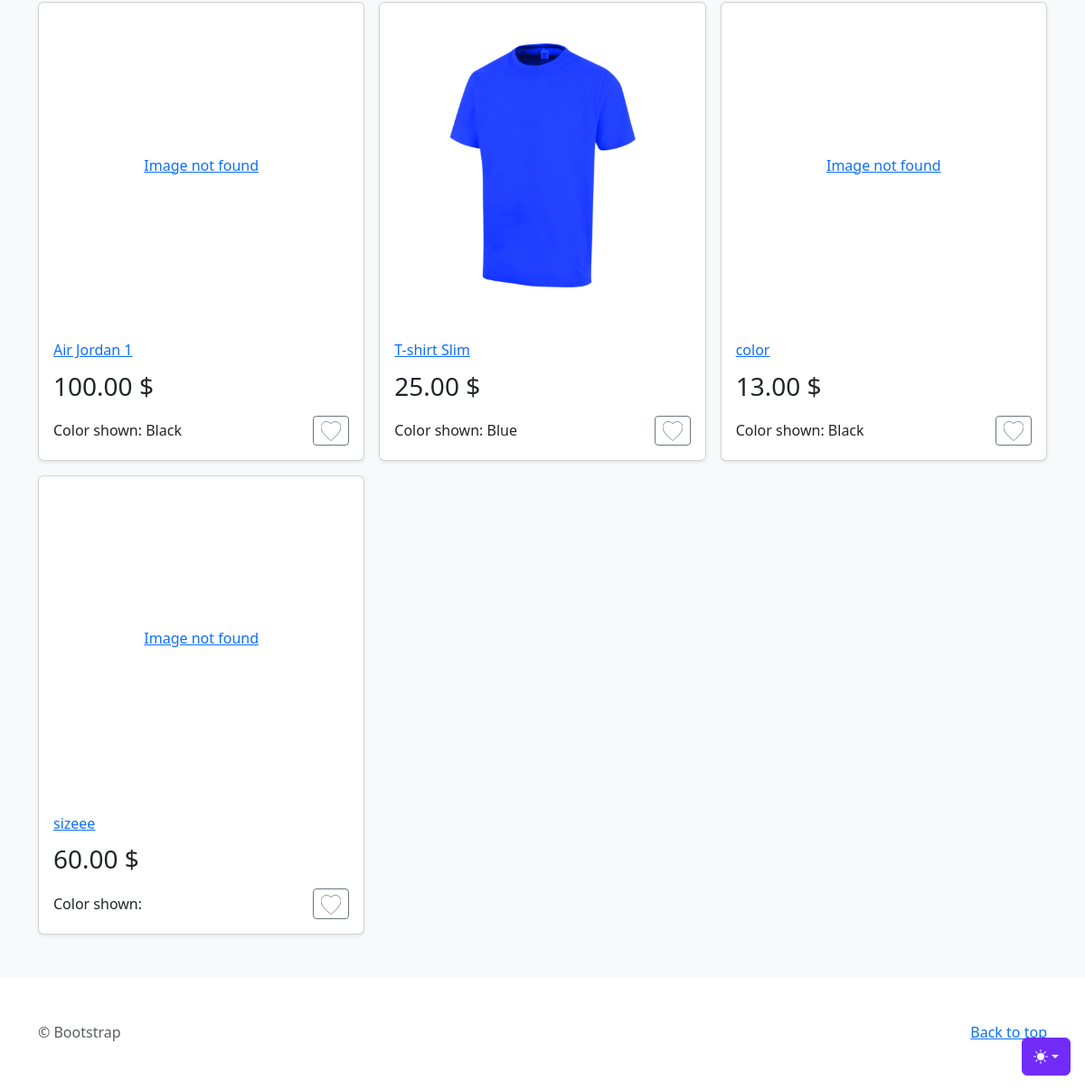
The app's page /Male (lower part), older data.
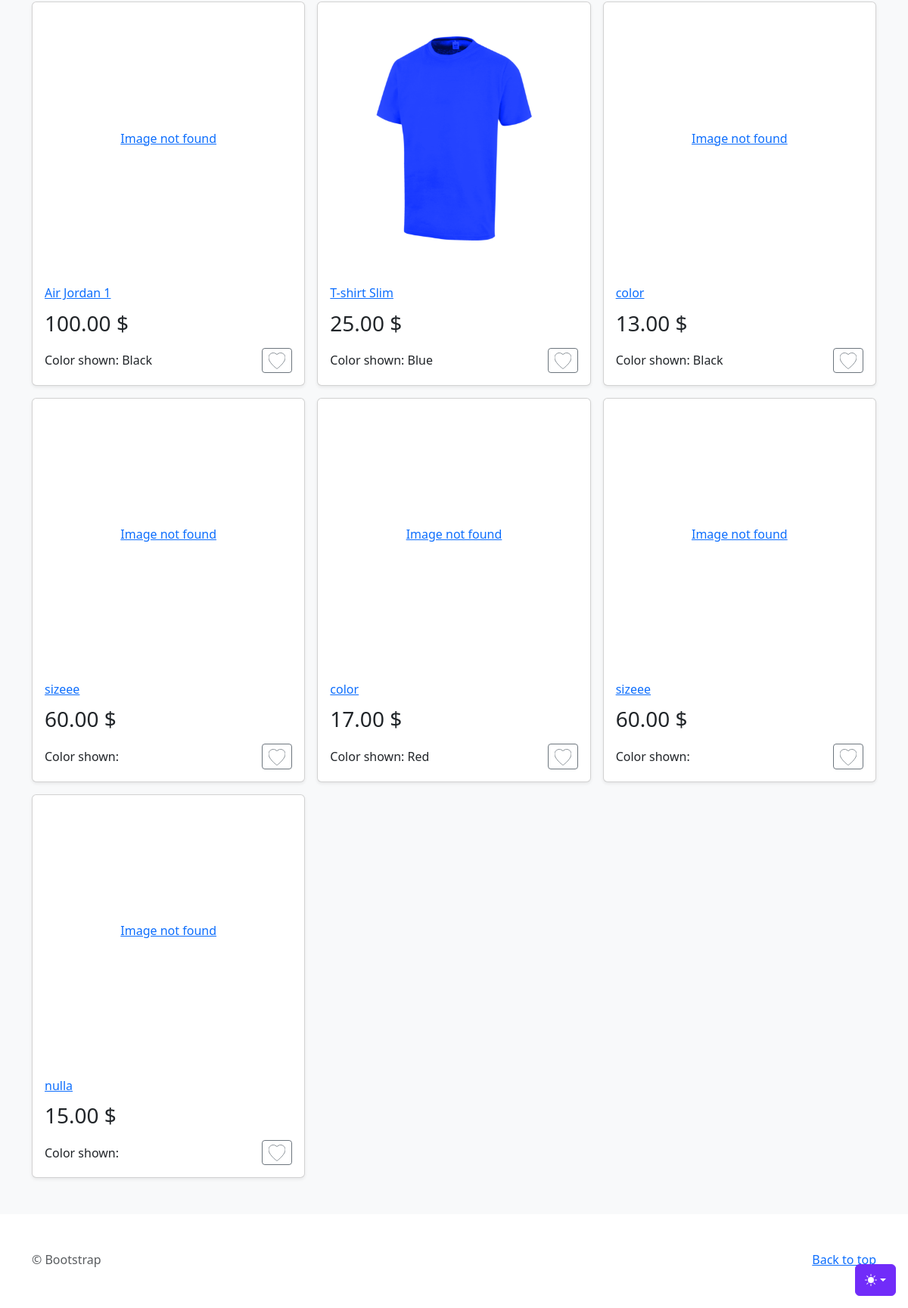
The same page, newer data.
### store/models.py (models this page shows, shortened)
class ProductVariant(models.Model):
    title = models.CharField(max_length=100, blank=True, null=True)
    product = models.ForeignKey(Product, on_delete=models.CASCADE)
    color = models.ForeignKey(Color, on_delete=models.CASCADE, blank=True, null=True)
    size = models.ForeignKey(Size, on_delete=models.CASCADE, blank=True, null=True)
    image_id = models.ForeignKey(Image, blank=True, null=True,on_delete=models.CASCADE)
    price = models.DecimalField(max_digits=12, decimal_places=2, default=0)
    quantity = models.IntegerField(default=1,null=False)
    purchased = models.PositiveIntegerField(default=0, null=False, blank=True)

class Product(models.Model):
    NONE = 'None'
    SIZE = 'Size'
    COLOR = 'Color'
    SIZE_COLOR = 'Size-Color'
    VARIANTS = (
        (NONE, 'None'),
        (SIZE, 'Size'),
        (COLOR, 'Color'),
        (SIZE_COLOR, 'Size-Color'),
    )
    GENDERS = (
        ('Male', 'Male'),
        ('Female', 'Female'),
        ('Unisex', 'Unisex')
    )
    name = models.CharField(max_length=255, null=False, blank=False)
    slug = models.SlugField(null=False, unique=True)
    category = models.ForeignKey(Category, null=False, blank=False, on_delete=models.CASCADE)
    description = models.TextField(null=True, blank=True)
    base_price = models.DecimalField(max_digits=10, decimal_places=2, null=False,blank=False)
    variant = models.CharField(max_length=10, choices=VARIANTS, default=SIZE_COLOR)
    date_added = models.DateTimeField(auto_now_add=True, null=True)
    gender = models.CharField(max_length=10, choices=GENDERS, default='Unisex')

class Color(models.Model):
    color_name = models.CharField(max_length=100)

class Image(models.Model):
    name = models.CharField(max_length=50, blank=True)
    product=models.ForeignKey(Product, on_delete=models.CASCADE)
    image = models.ImageField(blank=True, upload_to='static/images/')

### store/views.py (the view)
# urls.py: path('<str:gen>', views.store_view, name='gender-store')
def store_view(request, gen):
    products = ProductVariant.objects.select_related('product').filter(Q(quantity__gt=0) & (Q(product__gender=gen) | Q(product__gender='Unisex')))
    colors = Color.objects.all().distinct()
    products,applied_filters = filters(request, products)
    data = {
        'products': products,
        'gender': gen,
        'applied_filters': applied_filters,
        'colors': colors
    }
    return render(request, 'store/store.html', data | header_data(request))

### order/models.py (called while the page is built)
    def total_items(self):
        return sum(item.quantity for item in self.cartitem_set.all())

    def total_price(self):
        total = 0
        for item in self.cartitem_set.all():
            total += item.quantity * item.product.price
        return total

### order/views.py (called while the page is built)
def get_or_create_cart(request):
    if request.user.is_authenticated:
        cart, created = Cart.objects.get_or_create(user=request.user)
    else:
        session_cart_id = request.session.get('cart_id')
        if session_cart_id:
            cart, created = Cart.objects.get_or_create(session_id=session_cart_id)
        else:
            cart = Cart.objects.create(session_id=str(uuid.uuid4()))
            request.session['cart_id'] = cart.session_id
    return cart

def cart_info(request):
    cart = get_or_create_cart(request)
    data_response = {
        'cart_products': get_cart_products(cart),
        'total_items': cart.total_items(),
        'total_price': cart.total_price()
    }
    return data_response

### templates/store/store.html (shortened to what this page needs)
{% extends 'store/index.html' %}
{% load static %}
{% block styles %}
<link href="{%  static 'assets/dist/css/breadcrumbs.css' %}" rel="stylesheet">
<link rel="stylesheet" href="https://cdn.jsdelivr.net/npm/@docsearch/css@3">
<link href="{%  static 'assets/dist/css/bootstrap.min.css' %}" rel="stylesheet">
{% endblock styles %}

### templates/store/index.html (shortened to what this page needs)
{% load static %}
<!doctype html>
<html lang="en" data-bs-theme="auto">
  <head><script src="{% static 'assets/js/color-modes.js' %}"></script>
    <link rel="stylesheet" href="https://cdn.jsdelivr.net/npm/@docsearch/css@3">
<link href="{%  static 'assets/dist/css/bootstrap.min.css' %}" rel="stylesheet">
<link href="{%  static 'assets/dist/css/store.css' %}" rel="stylesheet">
      {% block styles %}
      {% endblock styles %}
  </head>
  <body>
    <div class="dropdown position-fixed bottom-0 end-0 mb-3 me-3 bd-mode-toggle">
      <button class="btn btn-bd-primary py-2 dropdown-toggle d-flex align-items-center"
              id="bd-theme"
              type="button"
              aria-expanded="false"
              data-bs-toggle="dropdown"
              aria-label="Toggle theme (auto)">
        <svg class="bi my-1 theme-icon-active" width="1em" height="1em"><use href="#circle-half"></use></svg>
      </button>
    </div>
<main>
  <div class="album py-5 bg-body-tertiary">
  <div class="d-flex">
        <div class="container">
            {% block content %}
          <div class="row row-cols-1 row-cols-sm-2 row-cols-md-3 g-3">
              {% if products %}
                  {% for article in products %}
                    <div class="col">
                  <div class="card shadow-sm">
                      <a href="{% url 'store:product-detail' gen=article.product.gender category=article.product.category.category_slug  id=article.id %}">
                          <div class="image-container">
                              {% if article.image_id %}
                                <img class="product-image" src="{{ article.image_id.image.url }}" alt="{{ article.image_id.name }}" >
                              {% else %}
                                <span>Image not found</span>
                              {% endif %}
                          </div>
                      </a>
                          <div class="card-body">
                        <a href="{% url 'store:product-detail' gen=article.product.gender category=article.product.category.category_slug id=article.id %}">
                      <h2 class="name-article">{{ article.product.name }} </h2>
                            </a>
                      <span class="price">{{ article.price }} $</span>
                        <div class="d-flex justify-content-between align-items-center">
                        <span>Color shown: {{ article.color.color_name }}</span>
                            <div class="btn-group">
                          <button type="button" class="btn btn-sm btn-outline-secondary add-to-favourites">
                          </button>
                        </div>
                      </div>
                    </div>
                  </div>
                </div>
                  {% endfor %}
              {% else %}
                  <p class="lead text-body-secondary w-100 text-center">No products found</p>
              {% endif %}
          </div>
            {% endblock content %}
        </div>
  </div>
  </div>
</main>
<footer class="text-body-secondary py-5">
  <div class="container">
    <p class="float-end mb-1">
      <a href="#">Back to top</a>
    </p>
    <p class="mb-1"> &copy; Bootstrap</p>
  </div>
</footer>
    </body>
</html>

Row changes from the older to the newer data that the page shows:
added ProductVariant: shows "Image not found", product.name "color", price "17.00", color.color_name "Red"
added ProductVariant: shows "Image not found", product.name "sizeee", price "60.00"
added ProductVariant: shows "Image not found", product.name "nulla", price "15.00"
